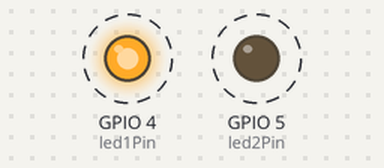
A program run on a simulated ESP32. Shown: output pins drawn as LEDs (lit = HIGH). Dashed ring = blinking.

Above: at 0.5 s.
Timing chart, 0 to 4.6 s (numbered marks = the images above):
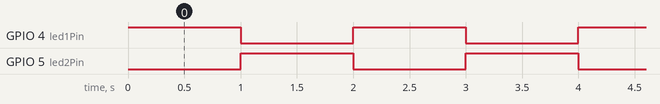

Measured:
- by itself, GPIO 4 (led1Pin), GPIO 5 (led2Pin): alternates HIGH for 1.0 s and LOW for 1.0 s

The program:

main.cpp
```cpp
#include <Arduino.h>

// set pin numbers:
int led1Pin = 4;            // the number of the LED1 pin
int led2Pin = 5;            // the number of the LED2 pin

void setup() {
  // initialize the LED pin as an output:
  pinMode(led1Pin, OUTPUT);
  pinMode(led2Pin, OUTPUT);
}

void loop() {
  digitalWrite(led1Pin, HIGH);   // turn the LED1 on
  digitalWrite(led2Pin, LOW);    // turn the LED2 off
  delay(1000);                   // wait for a second

  digitalWrite(led1Pin, LOW);    // turn the LED1 off
  digitalWrite(led2Pin, HIGH);   // turn the LED2 on
  delay(1000);                   // wait for a second
}
```
